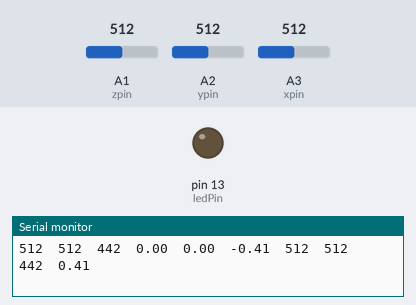
This sketch was run on a simulated Arduino Uno, built with avr-gcc and run on an emulated ATmega328P. On the bench: output pins drawn as LEDs (lit = HIGH), the last lines printed to the serial monitor. The test bench sets the inputs (shaded band); at power-on: A2 (ypin) = 512, A1 (zpin) = 512, A3 (xpin) = 512.

Above: at 1.2 s.
1.3 s: A2 (ypin) set to 658
4.3 s: A2 (ypin) set to 681
At 5.7 s:
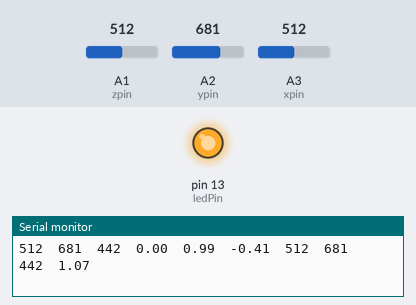
Timing chart, 0 to 7.3 s (numbered marks = the images above; inputs shaded):
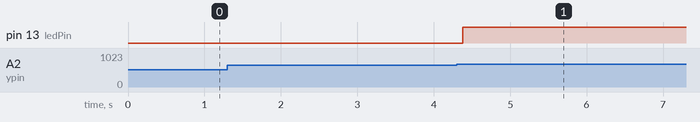

Measured:
- the behaviour switches between 667 and 668 on A2 (ypin) (found by bisection; images 0 and 1)
- after the input at 4.3 s, pin 13 (ledPin): LOW → HIGH after 0.08 s

The sketch:

acc_in_g_zack.ino
```cpp
// http://chionophilous.wordpress.com/2011/06/20/getting-started-with-accelerometers-and-micro-controllers-arduino-adxl335/
// these constants describe the pins. They won't change:
const int xpin = A3;                  // x-axis of the accelerometer
const int ypin = A2;                  // y-axis
const int zpin = A1;                  // z-axis
const int ledPin = 13;
//
int sampleDelay = 1;   //number of milliseconds between readings
void setup()
{
 // initialize the serial communications:
 Serial.begin(9600);
 //
 //Make sure the analog-to-digital converter takes its reference voltage from
 // the AREF pin
 pinMode(xpin, INPUT);
 pinMode(ypin, INPUT);
 pinMode(zpin, INPUT);
 pinMode (ledPin, OUTPUT);
}
int x3 = analogRead(xpin);
int x2 = x3;
int x1 = x2;
int x_ave1 = x1;
int x_ave2 = x1;
int xdif = x1;
//
int y3 = analogRead(ypin);
int y2 = y3;
int y1 = y2;
int y_ave1 = y1;
int y_ave2 = y1;
int ydif = y1;
//
int z3 = analogRead(zpin);
int z2 = z3;
int z1 = z2;
int z_ave1 = z1;
int z_ave2 = z1;
int zdif = z1;
//
void loop()
{
 int x3 = x2;
 int x2 = x1;
 int x1 = analogRead(xpin);
 //
 //add a small delay between pin readings.  I read that you should
 //do this but haven't tested the importance
   delay(1);
 //
 int y3 = y2;
 int y2 = y1;
 int y1 = analogRead(ypin);
 //
   delay(1);
 //
 int z3 = z2;
 int z2 = z1;
 int z1 = analogRead(zpin) - 70;
 //
 //zero_G is the reading we expect from the sensor when it detects
 //no acceleration.  Subtract this value from the sensor reading to
 //get a shifted sensor reading.
 float zero_G = 512.0;
 //
 //scale is the number of units we expect the sensor reading to
 //change when the acceleration along an axis changes by 1G.
 //Divide the shifted sensor reading by scale to get acceleration in Gs.
 float scale = 170.7;

 xdif = abs(x2 - x1);

 ydif = abs(y2 - y1);

 zdif = abs(z2 - z1);

 float x_G = ((float)xdif - zero_G)/scale;
 float y_G = ((float)ydif - zero_G)/scale;
 float z_G = ((float)zdif - zero_G)/scale;
 float accel = sqrt(pow(x_G,2)+pow(y_G,2)+pow(z_G,2));
 //
 Serial.print(x1);
 Serial.print("\t");
 //
 Serial.print(y1);
 Serial.print("\t");
 //
 Serial.print(z1);
 Serial.print("\t");
 //
 //
 Serial.print(x_G);
 Serial.print("\t");
 //
 Serial.print(y_G);
 Serial.print("\t");
 //
 Serial.print(z_G);
 Serial.print("\t");
 //
 //
 Serial.print(xdif);
 Serial.print("\t");
 //
 Serial.print(ydif);
 Serial.print("\t");
 //
 Serial.print(zdif);
 Serial.print("\t");
 //
 Serial.print(accel);
 Serial.print("\n");
 //
 if (accel >= 1)
 {
  digitalWrite(ledPin, HIGH);   // sets the LED on
  delay(10000);                 // waits for ten seconds
  digitalWrite(ledPin, LOW);    // sets the LED off
 }
 //
 // delay before next reading:
 delay(sampleDelay);
}
```
